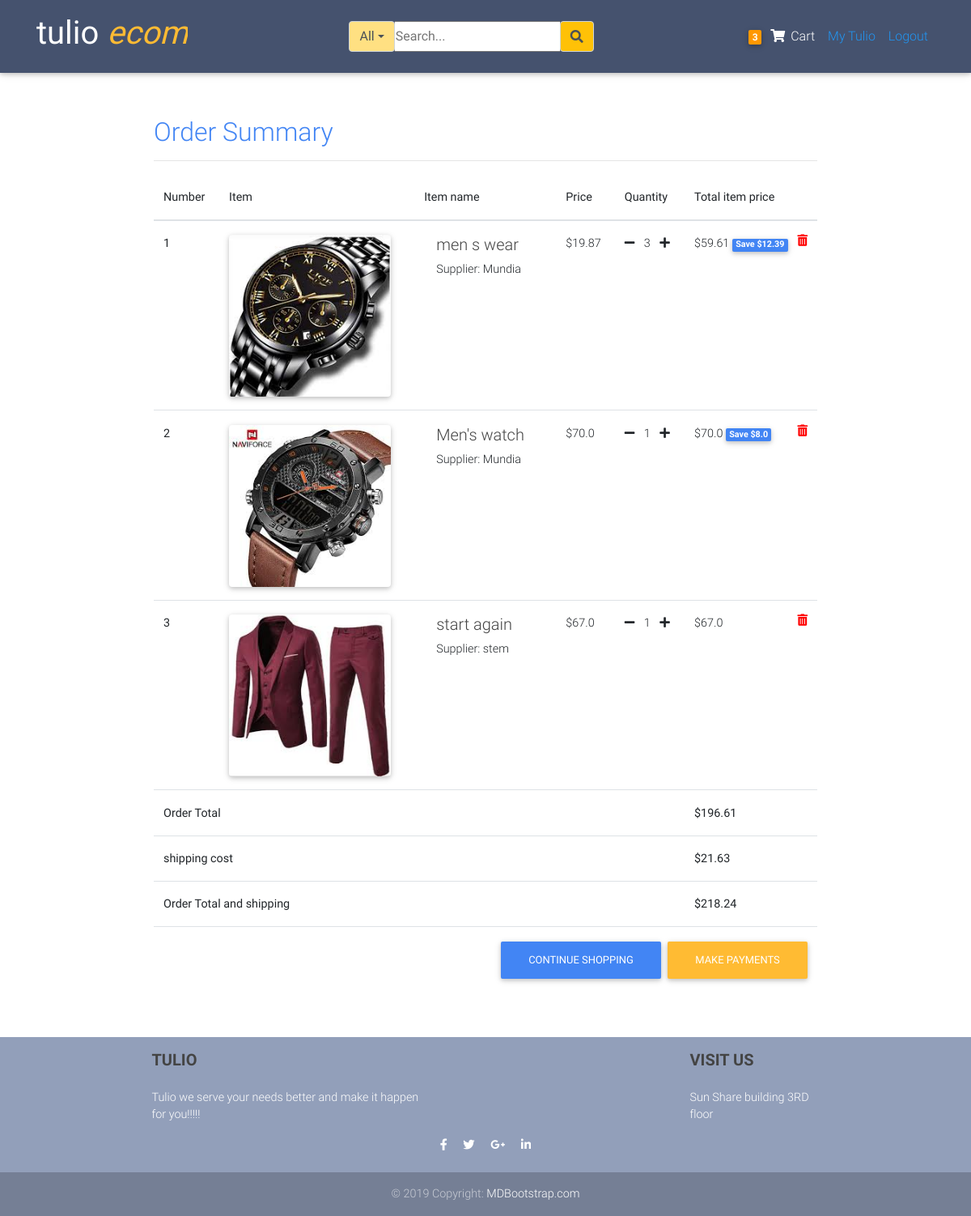
Page /order_summary/ (signed in) on the committed database.
### blogs/models.py (models this page shows, shortened)
class Order(models.Model):
	user           = models.ForeignKey(settings.AUTH_USER_MODEL,
	                        on_delete=models.CASCADE)
	items          = models.ManyToManyField(OrderItem)
	start_date     = models.DateTimeField(auto_now_add=True)
	ordered_date   = models.DateTimeField()
	ordered        = models.BooleanField(default=False)
	biling_address = models.ForeignKey("BillingAddress",
		          on_delete=models.SET_NULL, blank=True, null=True)
	payment        = models.ForeignKey("Payment",
		          on_delete=models.SET_NULL, blank=True, null=True)
	def get_total(self):
		total = 0
		for order_item in self.items.all():
			total +=order_item.get_final_price()
		return round(total,2)
	def get_shipping(self):
		shipping=0
		if self.get_total() <=10:
			shipping=self.get_total()*0.05
		elif self.get_total() >10 and self.get_total()<=20:
			shipping=self.get_total()*0.06
		elif self.get_total() >20 and self.get_total()<=100:
			shipping=self.get_total()*0.08
		else:
			shipping=self.get_total()*0.11
		return round(shipping,2)
	def get_total_and_shipping(self):
		return round((self.get_total() + self.get_shipping()),2)

class  OrderItem(models.Model):
	user     = models.ForeignKey(settings.AUTH_USER_MODEL,
	                        on_delete=models.CASCADE)
	ordered  = models.BooleanField(default=False)
	item     = models.ForeignKey(Item, on_delete=models.CASCADE)
	quantity = models.IntegerField(default=1)
	date     = models.DateTimeField(auto_now_add=True)
	def get_item_total_price(self):
		return self.quantity * self.item.price
	def get_item_total_discount_price(self):
		return round((self.quantity * self.item.discount_price), 2)
	def get_amount_saved(self):
		return round((self.get_item_total_price() - self.get_item_total_discount_price()),2)
	def get_final_price(self):
		if self.item.discount_price:
			return self.get_item_total_discount_price()
		return self.get_item_total_price()

class Item(models.Model):
	title           = models.CharField(max_length=100)
	price           = models.FloatField()
	discount_price  = models.FloatField(blank=True, null=True)
	category        = models.CharField(choices=CATEGORY_CHOICES, max_length=2)
	label           = models.CharField(choices=LABEL_CHOICES, max_length=2)
	image           = models.ImageField(upload_to='product_pictures')
	slug            = models.SlugField()
	description     = models.TextField()
	owner           = models.ForeignKey(User, on_delete=models.CASCADE)
	date            = models.DateTimeField(auto_now_add=True)
	objects         = ProductManager()

### blogs/views.py (the view)
# urls.py: path('order_summary/', OrderSummaryView.as_view(), name = "order_summary" ),
class OrderSummaryView(LoginRequiredMixin,View):
	def get(self, *args, **kwargs):
		try:
			order = Order.objects.get(user=self.request.user, ordered=False)
			context = {
			'object': order
			}
			return render(self.request, "blogs/order_summary.html", context)
		except ObjectDoesNotExist:
			messages.info(self.request, "You have no items in your cart you can add items here")
			return redirect("/")

### blogs/templatetags/cart_item_count.py (called while the page is built)
@register.filter
def cart_count(user):
	if user.is_authenticated:
		query_set = Order.objects.filter(user=user, ordered=False)
		if query_set.exists():
			return query_set[0].items.count()
	return 0

### blogs/templates/blogs/order_summary.html (shortened to what this page needs)
{%extends 'blogs/layout.html'%}
{%block content%}
<main>
    <div class="col-md-12 container order_summary_tag content-section pt-2">
      <div class="table-responsive text-nowrap">
  <h2 class="text-primary">Order Summary</h2>
  <table class="table">
    <thead>
      <tr>
        <th scope="col">Number</th>
        <th scope="col">Item</th>
        <th scope="col">Item name</th>
        <th scope="col">Price</th>
        <th scope="col">Quantity</th>
        <th scope="col">Total item price</th>
      </tr>
    </thead>
    <tbody>
      {%for order_item in object.items.all %}
      <tr>
        <th scope="row">{{forloop.counter}}</th>
        <td>
        <img class="img_style card" src="{{order_item.item.image.url}}">
        </td>
        <td>
          <div class="col">
              <h5 class="bold">{{order_item.item.title}}</h5>
              <h7 class="bold">Supplier: {{order_item.item.owner}}</h7>
          </div>
        </td>
        <div class="col">
            {% if order_item.item.discount_price%}
            <td>${{order_item.item.discount_price}}</td>
            {%else%}
            <td>${{order_item.item.price}}</td>
            {%endif%}
        </div>
        <td>
          <a href="{% url 'blogs:remove_single_item_from_cart' order_item.item.slug %}" >
            <i class="fas fa-minus mr-2"></i></a>
          {{order_item.quantity}}
          <a href="{% url 'blogs:add_to_cart' order_item.item.slug %}"><i class="fas fa-plus ml-2"></i></a>
        </td>
        <td>
          {% if order_item.item.discount_price%}
          ${{order_item.get_item_total_discount_price}}
          <span class="badge badge-primary">Save ${{order_item.get_amount_saved}}</span>
          {%else%}
          ${{order_item.get_item_total_price}}
          {%endif%}
            <a style="color:red;" href="{% url 'blogs:remove_from_cart' order_item.item.slug %}" ><i class="fas fa-trash-alt float-right"></i>
            </a>
        </td>
      </tr>
      {%endfor%}
      {%if object.get_total%}
      <tr>
        <td colspan="5"><b>Order Total</b></td>
       <td><b>${{object.get_total}}</b></td>
      </tr>
      {%endif%}
      {%if object.get_shipping%}
       <tr>
        <td colspan="5"><b>shipping cost</b></td>
       <td><b>${{object.get_shipping}}</b></td>
      </tr>
      {%endif%}
      {%if object.get_total_and_shipping%}
       <tr>
        <td colspan="5"><b>Order Total  and shipping</b></td>
       <td><b>${{object.get_total_and_shipping}}</b></td>
      </tr>
      <tr>
        <td colspan="6">
          <a class="btn btn-warning float-right ml-2" href="{% url 'blogs:checkout'%}">Make Payments</a>
          <a class="btn btn-primary float-right" href="/">continue shopping</a>
        </td>
      </tr>
      {%endif%}
      <hr>
    </tbody>
  </table>
</div>
    </div>
</main>
{%endblock content%}

### blogs/templates/blogs/nav.html
{%load cart_item_count%}
<nav class="navbar fixed-top navbar-expand-lg navbar-dark mdb-color scrolling-navbar">
    <div class="container">
      <a class="navbar-brand waves-effect" href="{%url 'blogs:home' %}" target="_blank">
          <h1>
             <strong class="white-text">tulio <em class="text-warning">ecom</em></strong>
          </h1>
      </a>
  {%include 'blogs/search_bar.html'%}
        <ul class="navbar-nav nav-flex-icons">
          <li>
            <div class="navbar-nav">
                  <li class="nav-item">
                      <a href="{%url 'blogs:order_summary'%}" class="nav-link waves-effect">
                        <span class="badge orange z-depth-1 mr-1"> {{request.user|cart_count}}</span>
                          <i class="fas fa-shopping-cart"></i>
                        <span class="clearfix d-none d-sm-inline-block"> Cart </span>
                      </a>
                  </li>
                {%if request.user.is_authenticated%}
                    <a class="nav-item nav-link blue-text" href="{%url 'blogs:dashboard'%}">My Tulio</a>
                    <a class="nav-item nav-link blue-text" href="{%url 'account_logout' %}">Logout</a>
                {%else%}
                    <a class="nav-item nav-link blue-text" href="{%url 'account_login' %}">Login</a>
                    <a class="nav-item nav-link blue-text" href="{%url 'account_signup'%}">Register</a>
                {%endif%}
            </div>
          </li>
        </ul>
      </div>
  </nav>

### blogs/static/blogs/main.css (style rules this page uses)
* { margin: 0; padding:0; }
body { background: #ffffff; color: #333333; margin-top: 5rem; }
ul,li { list-style: none }
h1, h2, h3, h4, h5, h6 { color: #444444; }
.site-header .navbar-nav .nav-link { color: #cbd5db; }
.content-section { background:#ffffff; padding: 20px 40px; margin-bottom: 20px; margin-right: 40px; margin-top:40px }
.order_summary_tag { width: 900px; margin-right: auto; margin-left: auto; }

### blogs/templates/blogs/layout.html (style rules this page uses)
html, body, header, .carousel { height: 60vh; }

### blogs/templates/blogs/order_summary.html (style rules this page uses)
.img_style { height: 200px; width: auto; position: center; object-fit: cover; }

### rows in the picture
OrderItem: item.image (picture), item "men s wear", item.owner "Mundia", item.discount_price "19.87", quantity "3", get_item_total_discount_price "59.61", get_amount_saved "12.39"
OrderItem: item.image (picture), item "Men's watch", item.owner "Mundia", item.discount_price "70.0", quantity "1", get_item_total_discount_price "70.0", get_amount_saved "8.0"
OrderItem: item.image (picture), item "start again", item.owner "stem", item.price "67.0", quantity "1", get_item_total_price "67.0"
Order: get_total "196.61", get_shipping "21.63", get_total_and_shipping "218.24"

### other values in the picture
{{ request.user|cart_count }} "3"
